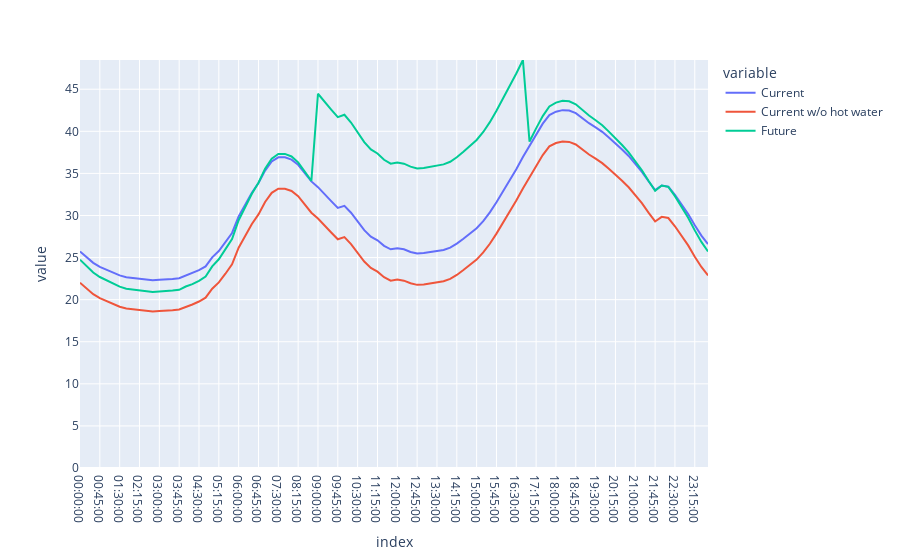

Notebook source saved alongside this figure:
### Code cell
# future_zs_with_hw.plot()
# many_day_df_current.plot()
# many_day_df_current.mean(axis=1).plot()
# plotting_df_many.plot()
fig = go.Figure(plotting_df_many.plot())
fig.update_yaxes(range = [0,plotting_df_many.max().max()])
